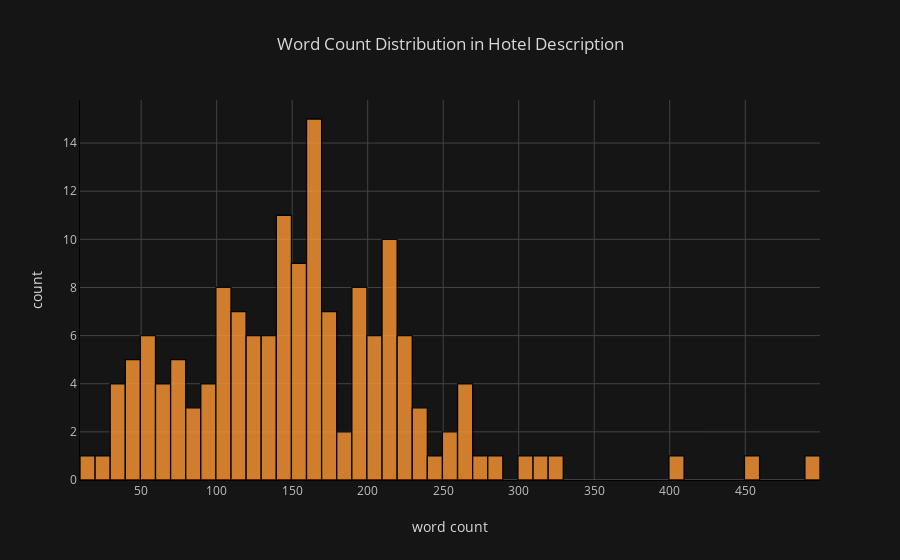

Notebook code cell kept with this figure:
### Code cell
df['word_count'].iplot(
    kind='hist',
    bins = 50,
    linecolor='black',
    xTitle='word count',
    yTitle='count',
    title='Word Count Distribution in Hotel Description')

### Figure 1 — Plotly figure (JSON) as saved in the notebook; plotly's stock layout.template omitted (floating-point values rounded to 4 significant figures; data arrays with more than 128 entries replaced by an {"elided": "..."} marker saying what was removed)
{"data": [{"opacity": 0.8, "name": "word_count", "uid": "8ab914c9-e4fe-4df1-9c98-11ad0e272fbb", "histnorm": "", "nbinsx": 50, "histfunc": "count", "marker": {"color": "rgba(255, 153, 51, 1.0)", "line": {"color": "#000000", "width": 1.3}}, "x": {"elided": "152 int values"}, "type": "histogram", "orientation": "v"}], "layout": {"title": {"text": "Word Count Distribution in Hotel Description", "font": {"color": "#D9D9D9"}}, "paper_bgcolor": "#151516", "plot_bgcolor": "#151516", "yaxis": {"tickfont": {"color": "#C2C2C2"}, "title": {"text": "count", "font": {"color": "#D9D9D9"}}, "showgrid": true, "zerolinecolor": "#666570", "gridcolor": "#434343", "linecolor": "black"}, "barmode": "overlay", "xaxis": {"tickfont": {"color": "#C2C2C2"}, "title": {"text": "word count", "font": {"color": "#D9D9D9"}}, "showgrid": true, "zerolinecolor": "#666570", "gridcolor": "#434343", "linecolor": "black"}, "legend": {"bgcolor": "#151516", "font": {"color": "#D9D9D9"}}}}
